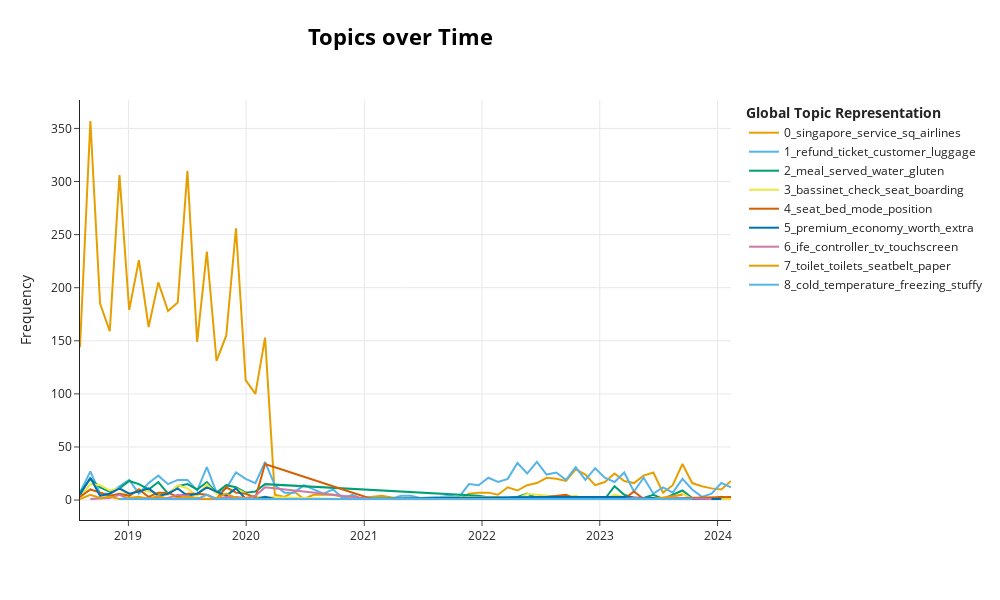

The notebook cell saved with this chart:
### Code cell
# Convert published_date into a proper datetime Series
df1_final["date"] = pd.to_datetime(df1_final["published_date"], utc=True)

# Prepare inputs
df1_docs       = df1_final["text"].astype(str).tolist()
df1_timestamps = df1_final["date"].tolist()

# assigns topics based on the existing topics learned from trained BERTopic model
topics_df1, probs_df1 = topic_model.transform(df1_docs)

# Compute the number of unique months for binning
df1_nr_bins = df1_final["date"].dt.to_period("M").nunique()

# Build topics-over-time DataFrame
df1_topics_over_time = topic_model.topics_over_time(
    docs=df1_docs,
    topics=topics_df1,
    timestamps=df1_timestamps,
    nr_bins=df1_nr_bins
)

# Visualize
fig = topic_model.visualize_topics_over_time(
    df1_topics_over_time,
    top_n_topics=10,
    height=600,
    width=1000
)
fig.show()
